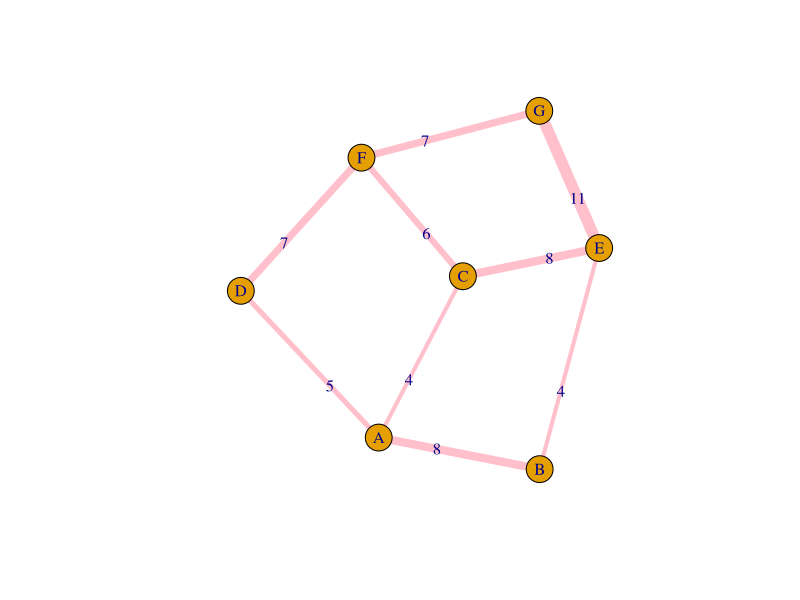

This figure's R source:
library(igraph)
library(dplyr)

el=read.csv("src/Dataset-Astar-Example-EDGES.csv") # read the 'Dataset-Astar-Example-EDGES.csv' file
heuristics <- el[el$type==" heuristic",]
el1<- el[el$type!=" heuristic",]

gr=graph.data.frame(el1,directed=FALSE)
E(gr)$width <- E(gr)$weight
E(gr)$color <- "pink"
E(gr)$label<- E(gr)$weight

plot(gr)



#gScore <- as.list(rep(Inf,length(V(gr)))) 
#names(gScore) = names(as.list(V(gr)))

#fScore <- as.list(rep(Inf,length(V(gr)))) 
#names(fScore) = names(as.list(V(gr)))


h <- function(start, goal){
  val<- heuristics[heuristics$from==start & heuristics$to==goal,"weight"]
  if(!any(val)) return(0)
  else return(as.numeric(val))
}
dist_between <- function(current, neighbor){
  ei<-get.edge.ids(gr, c(current,neighbor))
  val <- E(gr)$weight[ei]
  if(!any(val)) return(NA)
  else return(val)
}

#start = 'A'
#goal = 'G'

gScore <- as.list(rep(Inf,length(V(gr)))) 
IDA_star <-function(root, goal, gr){
  bound = h(root, goal)
  found = F
  g=0.0
  gScore <- as.list(rep(Inf,length(V(gr)))) 
  names(gScore) <- names(as.list(V(gr)))
  gScore[[root]] <<- 0
  while(found==F){
    print(paste("starting new loop with bound= ",bound))
    #  t := search(root, 0, bound)
    t = DFS(root, g, bound, root, gr, el1, goal)
    # if t = FOUND then return bound
    if(t[[1]]==T){
      return(list(T,t[[2]]))}
    # if t = Inf then return NOT_FOUND
    if(t[[2]]==Inf){return(list(F,0))}
    bound = t[[2]]
    found = t[[1]]
  }
  
}

DFS <- function(n, g, bound, ring, graph_, el_, goal){
  # f := g + h(node)
  f = g + h(n, goal)
  print(paste(ring,'f=',f))
  
  #  if f > bound then return f
  if(f > bound) return(list(F,f))
  
  # if is_goal(node) then return FOUND
  if(n==goal){
    print(ring)
    return(list(T,gScore[[n]]))
  }
  min= Inf
  
  # for succ in successors(node) do
  for(neighbor in names(neighbors(graph_, n))){
    if(grepl(neighbor, ring))next
    
    gScore[[neighbor]] <<- gScore[[n]]+dist_between(n, neighbor)
    
    ring_tmp = paste(ring,'-',neighbor )
    gi = gScore[[neighbor]]
    print(paste(ring, '?',neighbor , 'g=',gi))
    # t := search(succ, g + cost(node, succ), bound)
    t <- DFS(neighbor, gi, bound, ring_tmp, graph_, el_, goal)
    # if t = FOUND then return FOUND
    if(t[[1]] == T){return(list(T,t[[2]]))}
    # if t < min then min := t
    if (t[[2]]<min){min = t[[2]]}
  }
  return(list(F,min))
}




